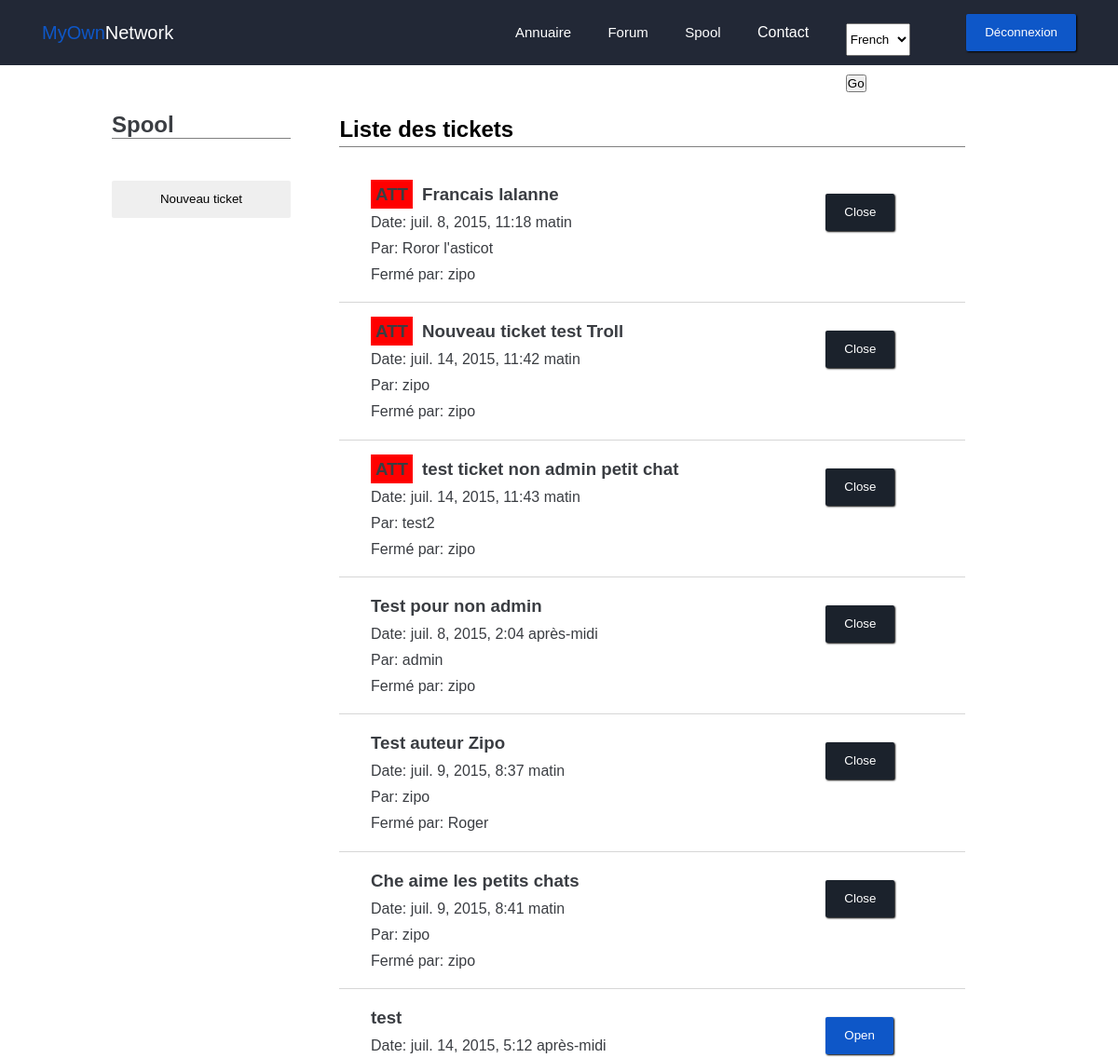
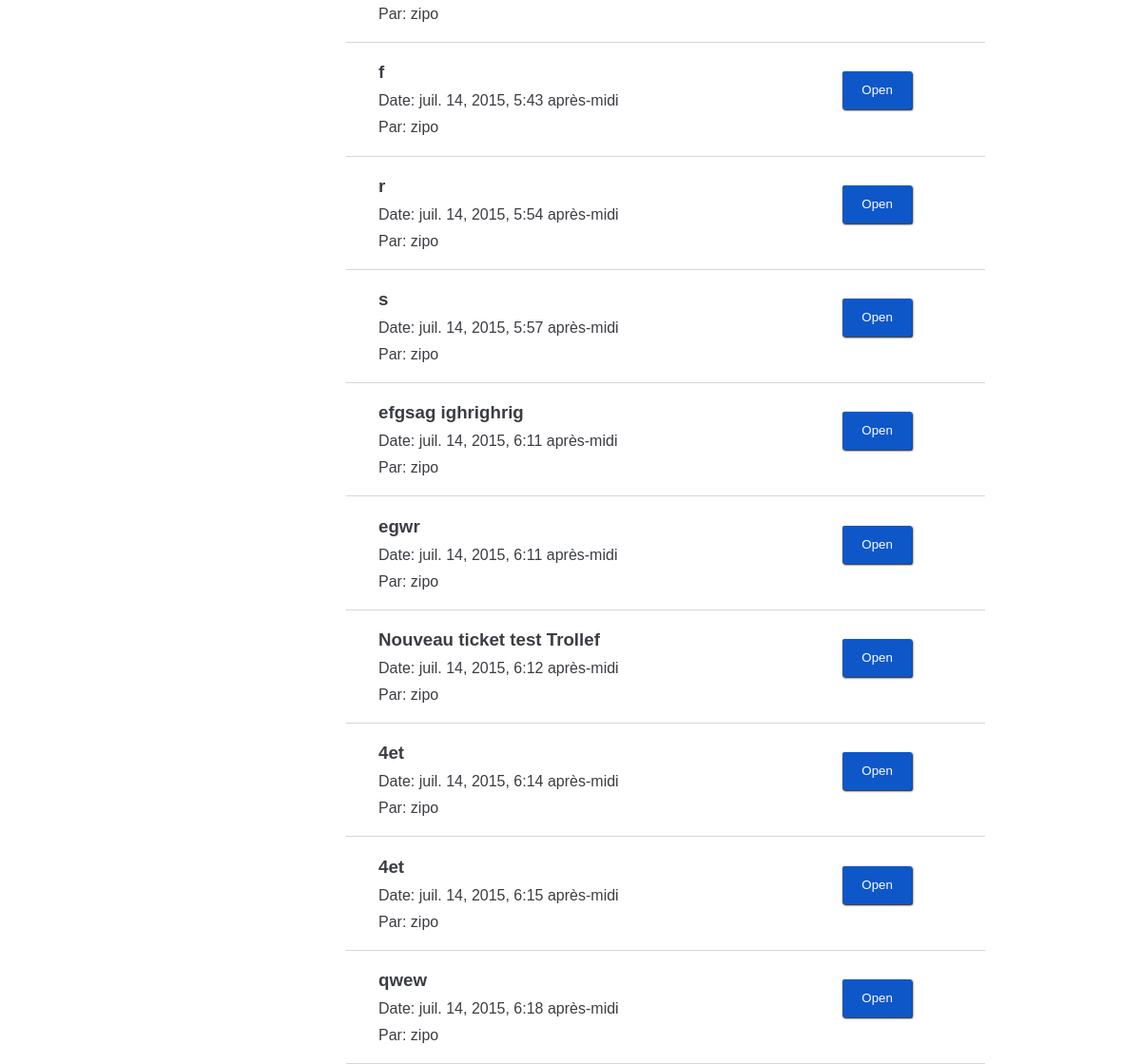
The app's page /ticket/ (signed in) with its own data (2 pictures, top to bottom).
### ticket/models.py (models this page shows, shortened)
class Ticket(models.Model):
    titre = models.CharField(max_length=100)
    date = models.DateTimeField(auto_now_add=True, verbose_name="Date de creation")
    auteur = models.CharField(max_length=100)
    closeby = models.CharField(max_length=100, null=True)
    attributedto = models.CharField(max_length=100, null=True)
    status = models.BooleanField(default=True)
    categorie = models.ForeignKey('Categorie')

### ticket/views.py (the view)
def home(request):
    if request.user.is_authenticated():
        tickets = Ticket.objects.all()
        return render(request, 'ticket/index.html', locals())
    return render(request, ('intra/index.html'))

### ticket/templates/ticket/index.html (shortened to what this page needs)
{% extends "base.html" %}
{% load i18n %}
{% load static %}
{% block staticfiles %}
	<link rel="stylesheet" href="{% static 'ticket/css/style.css' %}">
{% endblock %}
{% block content %}
	<div class="forum">
		<div class="wrapper">
			<div class="forum_nav grey2">
				<h1>{% if not user.is_staff %} Tickets {% else %} Spool {% endif %}</h1>
				<a href="{% url 'ticket.views.add' %}"><button class="btn">Nouveau ticket</button></a>
			</div>
			<div class="forum_content">
				<div class="forum_content__header">
					<h2>{% if not user.is_staff %} Mes tickets {% else %} Liste des tickets {% endif %}</h2>
				</div>
				<div class="ticket_content__posts">
					<ul>
						{% if user.is_staff %}
						{% for ticket in tickets %}
						{% if ticket.attributedto == user.username %}
						<a href="{% url 'ticket.views.ticket' ticket.id %}">
							<li>
								<div class="ticket_info">
									<h3><span class="ticket_attribuer">ATT</span>{{ ticket.titre }}</h3>
									<p>Date: {{ ticket.date }}</p>
									<p>Par: {{ ticket.auteur }}</p>
									{% if not ticket.status %}
									<p>Fermé par: {{ ticket.closeby }}
									{% endif %}
								</div>
								<div class="ticket_nav">
								  <form method="post" action="{% url 'ticket.views.openorclose' %}">
									{% if ticket.status %}
									<button class="btn blue0Back white">Open</button>
									{% else %}
									<button class="btn blue2Back white">Close</button>
									{% endif %}
								  </form>
								</div>
							</li>
						</a>
						{% endif %}
						{% endfor %}
						{% for ticket in tickets %}
						{% if not ticket.attributedto == user.username %}
						<a href="{% url 'ticket.views.ticket' ticket.id %}">
							  <li>
								<div class="ticket_info">
									<h3>{{ ticket.titre }}</h3>
									<p>Date: {{ ticket.date }}</p>
									<p>Par: {{ ticket.auteur }}</p>
									{% if not ticket.status %}
									<p>Fermé par: {{ ticket.closeby }}
									{% endif %}
								</div>
								<div class="ticket_nav">
								  <form method="post" action="{% url 'ticket.views.openorclose' %}">
									{% if ticket.status %}
									<button class="btn blue0Back white">Open</button>
									{% else %}
									<button class="btn blue2Back white">Close</button>
									{% endif %}
								  </form>
								</div>
							  </li>
						</a>
						{% endif %}
						{% endfor %}
						{% endif %}
					</ul>
				</div>
			</div>
		</div>
	</div>
{% endblock %}

### static/ticket/css/style.css (style rules this page uses)
* { padding: 0; margin: 0; font-family: arial; fill: #ffffff; }
.wrapper { width: 80vw; margin: auto; }
a, a:hover { color: white; text-decoration: none; }
.btn { height: 40px; line-height: 40px; padding-left: 20px; padding-right: 20px; border: none; outline: none; border-radius: 2px; box-shadow: 1px 1px 2px black; }
.white { color: white; }
.grey2 { color: #3a3d42; }
.blue0Back { background-color: #0e57c8; }
.blue2Back { background-color: #1b222c; }
.content h1, h2 { margin-bottom: 20px; }
.forum { display: block; margin-top: 50px; }
.forum a { color: #3a3d42; }
.forum_nav { display: inline-block; width: 20%; min-height: 80vh; margin-right: 5%; }
.forum_nav h1:after { content: ' '; display: block; width: 100%; border-bottom: 1px solid grey; margin-bottom: 45px; }
.forum_nav .btn { box-shadow: none; width: 100%; margin-bottom: 45px; }
.forum_content { display: inline-block; width: 70%; vertical-align: top; }
.forum_content__header h2 { border-bottom: 1px solid grey; line-height: 37px; }
.ticket_content__posts ul { list-style: none; }
.ticket_content__posts ul li { width: 90%; padding-right: 5%; padding-left: 5%; padding-top: 3%; padding-bottom: 3%; border-bottom: 1px solid #d6d6d6; cursor: pointer; }
.ticket_info { width: 80%; display: inline-block; }
.ticket_nav { width: 18%; display: inline-block; vertical-align: top; }
.ticket_nav button { margin-top: 10px; }
.ticket_content__posts ul li p { margin-top: 10px; }
.ticket_admin select, button { margin: 0; }
.ticket_attribuer { position: relative; padding: 5px; margin-right: 10px; background-color: red; }

### records on screen
Ticket: titre "Francais lalanne", date "juil. 8, 2015, 11:18 matin", auteur "Roror l'asticot", closeby "zipo", status "Close"
Ticket: titre "Nouveau ticket test Troll", date "juil. 14, 2015, 11:42 matin", auteur "zipo", closeby "zipo", status "Close"
Ticket: titre "test ticket non admin petit chat", date "juil. 14, 2015, 11:43 matin", auteur "test2", closeby "zipo", status "Close"
Ticket: titre "Test pour non admin", date "juil. 8, 2015, 2:04 après-midi", auteur "admin", closeby "zipo", status "Close"
Ticket: titre "Test auteur Zipo", date "juil. 9, 2015, 8:37 matin", auteur "zipo", closeby "Roger", status "Close"
Ticket: titre "Che aime les petits chats", date "juil. 9, 2015, 8:41 matin", auteur "zipo", closeby "zipo", status "Close"
Ticket: titre "test", date "juil. 14, 2015, 5:12 après-midi", auteur "zipo", status "Open"
Ticket: titre "f", date "juil. 14, 2015, 5:43 après-midi", auteur "zipo", status "Open"
Ticket: titre "r", date "juil. 14, 2015, 5:54 après-midi", auteur "zipo", status "Open"
Ticket: titre "s", date "juil. 14, 2015, 5:57 après-midi", auteur "zipo", status "Open"
Ticket: titre "efgsag ighrighrig", date "juil. 14, 2015, 6:11 après-midi", auteur "zipo", status "Open"
Ticket: titre "egwr", date "juil. 14, 2015, 6:11 après-midi", auteur "zipo", status "Open"
Ticket: titre "Nouveau ticket test Trollef", date "juil. 14, 2015, 6:12 après-midi", auteur "zipo", status "Open"
Ticket: titre "4et", date "juil. 14, 2015, 6:14 après-midi", auteur "zipo", status "Open"
Ticket: titre "4et", date "juil. 14, 2015, 6:15 après-midi", auteur "zipo", status "Open"
Ticket: titre "qwew", date "juil. 14, 2015, 6:18 après-midi", auteur "zipo", status "Open"

### other values on screen
form field language "French"
